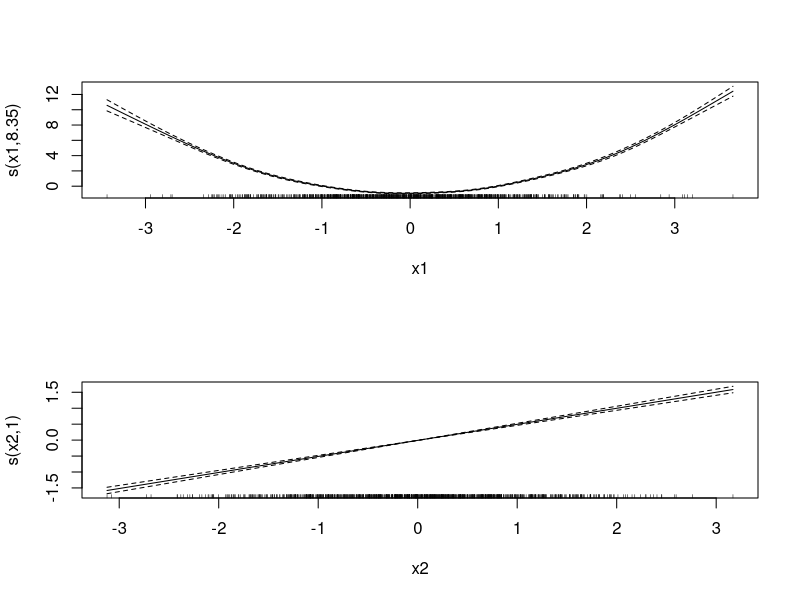
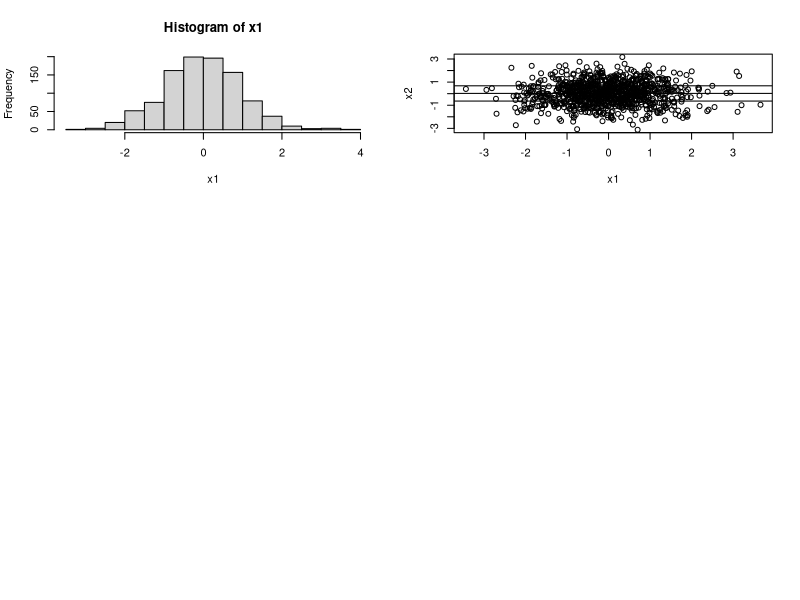

Here is the R script that generated these plots, in order: (Note: this script raises an error after producing the figures.)
# TEst
# Estimation par backfitting dans les modèles additifs non linéaires
library(nlme)
library(mgcv)

### Etude par Simulation
# fonctions
f1 = function(x){
	f1 = x^2 - 1
}

f2 = function(x){
	f2 = x/2
}

# Simulation
n = 1000
sig2 = 0.25
mu = 0
x1 = rnorm(n, mean=0, sd=1)
x2 = rnorm(n, mean=0, sd=1)

y = mu + f1(x1) + f2(x2) + rnorm(n, mean=0, sd=sqrt(sig2))

# Estimation
modgam <- gam(y ~ s(x1) + s(x2))
summary(modgam)
par(mfrow=c(2, 1))
plot(modgam,scale=0,select=1,shade=TRUE, shade.col="cyan")
plot(modgam,scale=0,select=2,shade=TRUE, shade.col="cyan")

par(mfrow=c(3,2))
hist(x1)
plot(x1, x2)
abline(h=quantile(x2, 0.25))
abline(h=quantile(x2, 0.5))
abline(h=quantile(x2, 0.75))


x2_b = NULL
x1_b = NULL
y_b = NULL

x2_mb = NULL
x1_mb = NULL
y_mb = NULL

x2_mh = NULL
x1_mh = NULL
y_mh = NULL

x2_h = NULL
x1_h = NULL
y_h = NULL

b = 1
mb = 1
mh = 1
h = 1
for(i in 1:length(x2)){
	if(x2[i] < quantile(x2, 0.25)){
		x2_b[j] = x2[i]
		x1_b[j] = x1[i]
		y_b[j] = y[i]
		j = j + 1
	}
	if(x2[i] > quantile(x2, 0.25) & x2[i] < quantile(x2, 0.5)){
		x2_mb[mb] = x2[i]
		x1_mb[mb] = x1[i]
		y_mb[mb] = y[i]
		mb = mb + 1
	}
	if(x2[i] > quantile(x2, 0.5) & x2[i] < quantile(x2, 0.75)){
		x2_mh[mh] = x2[i]
		x1_mh[mh] = x1[i]
		y_mh[mh] = y[i]
		mh = mh + 1
	}
	if(x2[i] > quantile(x2, 0.75)){
		x2_h[h] = x2[i]
		x1_h[h] = x1[i]
		y_h[h] = y[i]
		h = h + 1
	}
}

modgam_b <- gam(y_b ~ s(x1_b) +s(x2_b))
modgam_mb <- gam(y_mb ~ s(x1_mb) +s(x2_mb))
modgam_mh <- gam(y_mh ~ s(x1_mh) +s(x2_mh))
modgam_h <- gam(y_h ~ s(x1_h) +s(x2_h))
plot(modgam_b,scale=0,select=1,shade=TRUE, shade.col="cyan", lwd=2)
lines(seq(-3,3, b=0.2), f1(seq(-3,3, b=0.2)), lwd=2, col="red")
plot(modgam_mb,scale=0,select=1,shade=TRUE, shade.col="cyan", lwd=2)
lines(seq(-3,3, b=0.2), f1(seq(-3,3, b=0.2)), lwd=2, col="red")
plot(modgam_mh,scale=0,select=1,shade=TRUE, shade.col="cyan", lwd=2)
lines(seq(-3,3, b=0.2), f1(seq(-3,3, b=0.2)), lwd=2, col="red")
plot(modgam_h,scale=0,select=1,shade=TRUE, shade.col="cyan", lwd=2)
lines(seq(-3,3, b=0.2), f1(seq(-3,3, b=0.2)), lwd=2, col="red")






#### Partial estimation
# 9 regions de proba 1/9
partial = function(x1, x2, x3, y){

n = length(x1)
x1r = matrix(data=NA, nrow=n, ncol=9)
x2r = matrix(data=NA, nrow=n, ncol=9)
x3r = matrix(data=NA, nrow=n, ncol=9)
yr = matrix(data=NA, nrow=n, ncol=9)

ir = c(1,1,1,1,1,1,1,1,1)

for(i in 1:n){
	# Which region
	if(x1[i] < quantile(x1, 1/3)){
		if(x2[i] < quantile(x2, 1/3)){
			region = 1
		}
		if(x2[i] > quantile(x2, 1/3) & x2[i] < quantile(x2, 2/3)){
			region = 2
		}
		if(x2[i] > quantile(x2, 2/3)){
			region = 3
		}
	}
	if(x1[i] > quantile(x1, 1/3) & x1[i] < quantile(x1, 2/3)){
		if(x2[i] < quantile(x2, 1/3)){
			region = 4
		}
		if(x2[i] > quantile(x2, 1/3) & x2[i] < quantile(x2, 2/3)){
			region = 5
		}
		if(x2[i] > quantile(x2, 2/3)){
			region = 6
		}
	}
	if(x1[i] > quantile(x1, 2/3)){
		if(x2[i] < quantile(x2, 1/3)){
			region = 7
		}
		if(x2[i] > quantile(x2, 1/3) & x2[i] < quantile(x2, 2/3)){
			region = 8
		}
		if(x2[i] > quantile(x2, 2/3)){
			region = 9
		}
	}
	
	# Affect
	x1r[ir[region], region] = x1[i]
	x2r[ir[region], region] = x2[i]
	x3r[ir[region], region] = x3[i]
	yr[ir[region], region] = y[i]
	ir[region] = ir[region] + 1
}

# Estimation partielle
modgam_1 <- gam(yr[1:ir[1]-1,1] ~ s(x1r[1:ir[1]-1,1]) + s(x2r[1:ir[1]-1,1]) + s(x3r[1:ir[1]-1,1]))
modgam_2 <- gam(yr[1:ir[2]-1,2] ~ s(x1r[1:ir[2]-1,2]) + s(x2r[1:ir[2]-1,2]) + s(x3r[1:ir[2]-1,2]))
modgam_3 <- gam(yr[1:ir[3]-1,3] ~ s(x1r[1:ir[3]-1,3]) + s(x2r[1:ir[3]-1,3]) + s(x3r[1:ir[3]-1,3]))
modgam_4 <- gam(yr[1:ir[4]-1,4] ~ s(x1r[1:ir[4]-1,4]) + s(x2r[1:ir[4]-1,4]) + s(x3r[1:ir[4]-1,4]))
modgam_5 <- gam(yr[1:ir[5]-1,5] ~ s(x1r[1:ir[5]-1,5]) + s(x2r[1:ir[5]-1,5]) + s(x3r[1:ir[5]-1,5]))
modgam_6 <- gam(yr[1:ir[6]-1,6] ~ s(x1r[1:ir[6]-1,6]) + s(x2r[1:ir[6]-1,6]) + s(x3r[1:ir[6]-1,6]))
modgam_7 <- gam(yr[1:ir[7]-1,7] ~ s(x1r[1:ir[7]-1,7]) + s(x2r[1:ir[7]-1,7]) + s(x3r[1:ir[7]-1,7]))
modgam_8 <- gam(yr[1:ir[8]-1,8] ~ s(x1r[1:ir[8]-1,8]) + s(x2r[1:ir[8]-1,8]) + s(x3r[1:ir[8]-1,8]))
modgam_9 <- gam(yr[1:ir[9]-1,9] ~ s(x1r[1:ir[9]-1,9]) + s(x2r[1:ir[9]-1,9]) + s(x3r[1:ir[9]-1,9]))

modgam <- gam(y ~ s(x1) + s(x2) + s(x3))

# Plots
par(mfrow=c(4,3))
hist(x3)

plot(x1, x2)
abline(v=quantile(x1, 1/3), col="red")
abline(v=quantile(x1, 2/3), col="red")
abline(h=quantile(x2, 1/3), col="red")
abline(h=quantile(x2, 2/3), col="red")

plot(modgam,scale=0,select=3,shade=TRUE, lwd=2, col="red" )


# Observé-prévu
plot(predict(modgam_1), yr[1:ir[1]-1,1], main="bg")
abline(0,1, col="red")
plot(predict(modgam_2), yr[1:ir[2]-1,2], main="mg")
abline(0,1, col="red")
plot(predict(modgam_3), yr[1:ir[3]-1,3], main="hg")
abline(0,1, col="red")
plot(predict(modgam_4), yr[1:ir[4]-1,4], main="bm")
abline(0,1, col="red")
plot(predict(modgam_5), yr[1:ir[5]-1,5], main="mm")
abline(0,1, col="red")
plot(predict(modgam_6), yr[1:ir[6]-1,6], main="mh")
abline(0,1, col="red")
plot(predict(modgam_7), yr[1:ir[7]-1,7], main="bd")
abline(0,1, col="red")
plot(predict(modgam_8), yr[1:ir[8]-1,8], main="md")
abline(0,1, col="red")
plot(predict(modgam_9), yr[1:ir[9]-1,9], main="hd")
abline(0,1, col="red")

# Estimateur x3
plot(modgam_1,scale=0,select=3,shade=TRUE, shade.col="cyan", main="bg")
plot(modgam_2,scale=0,select=3,shade=TRUE, shade.col="cyan", main="mg")
plot(modgam_3,scale=0,select=3,shade=TRUE, shade.col="cyan", main="hg")

plot(modgam_4,scale=0,select=3,shade=TRUE, shade.col="cyan", main="hm")
plot(modgam_5,scale=0,select=3,shade=TRUE, shade.col="cyan", main="mm")
plot(modgam_6,scale=0,select=3,shade=TRUE, shade.col="cyan", main="bm")

plot(modgam_7,scale=0,select=3,shade=TRUE, shade.col="cyan", main="bd")
plot(modgam_8,scale=0,select=3,shade=TRUE, shade.col="cyan", main="md")
plot(modgam_9,scale=0,select=3,shade=TRUE, shade.col="cyan", main="hd")
}














